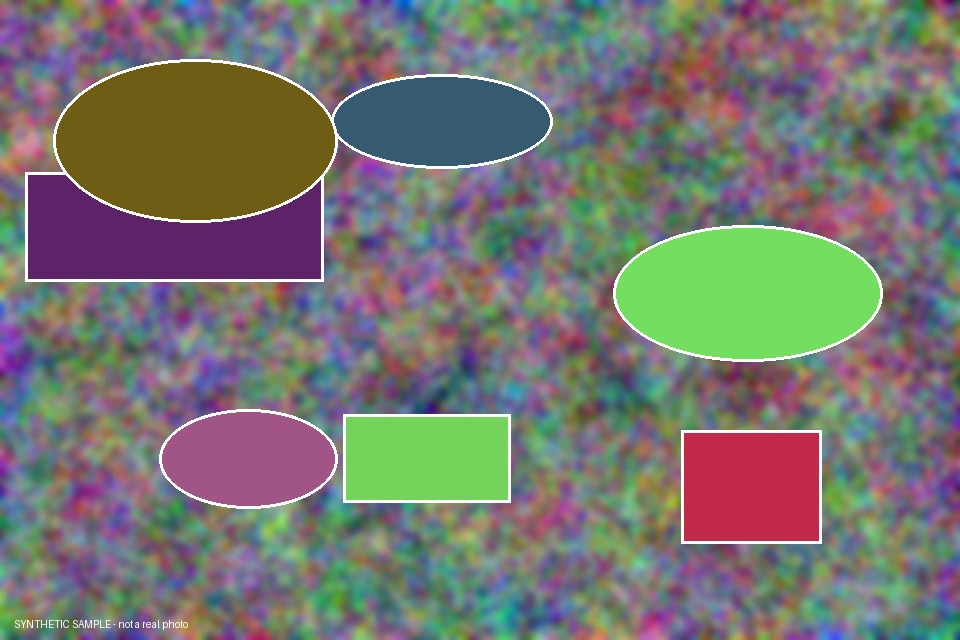
#> input picture backend/demo_assets/sample_case_image.jpg, 960 x 640 px; its folder holds 3 pictures in this run
$ python eval_crop_matching.py ../backend/demo_assets
#> lines starting #> are read from the running program, lines starting #| are printed output that depends on the picture
#> in main, im is the input picture: PIL image 960x640 RGB; mean R, G, B 118.4, 117.7, 111.3
### backend/app/services/feature_match.py
"""Crop-robust image matching using local features (ORB) + geometric verification (RANSAC homography).

Why this exists: whole-image perceptual hashes describe the composition of the frame, so any substantial crop
changes them completely. Local features survive cropping, scaling and mild rotation, and RANSAC checks that
the matched points are geometrically consistent with ONE transformation — which is what separates a real
crop from a coincidence of similar-looking patches.

It is a verification step for candidates, not a search engine: cost is O(reference features x candidate features)
per pair, so callers must keep candidate counts bounded (source tracing already caps images per page).

Honest limits (also reported by scripts/eval_crop_matching.py):
* Needs texture. Flat graphics, near-uniform images and tiny crops yield few features and are reported as
  "insufficient_features", never as a match or a non-match.
* Repeated patterns (tiles, text) can produce consistent-looking but wrong geometry; the inlier floor and the
  inlier-ratio floor are there to limit this, not to eliminate it.
* A match means "this candidate contains a region of the reference" (or vice versa), not "same source" or "same
  person". Investigator confirmation is still required, as for every trace.
"""
from __future__ import annotations

from dataclasses import dataclass

import cv2
import numpy as np
from PIL import Image

MAX_SIDE = 640            # downscale before detection; bounds CPU and makes results resolution-independent
N_FEATURES = 800
MIN_FEATURES = 60         # below this on either side: insufficient evidence either way
RATIO = 0.75              # Lowe ratio test
MIN_INLIERS = 30
MIN_INLIER_RATIO = 0.35
MIN_AREA_FRACTION = 0.08  # the matched region must cover a meaningful part of the smaller image


@dataclass
class FeatureSet:
    keypoints: list
    descriptors: np.ndarray | None
    size: tuple[int, int]  # (w, h) after downscale

    @property
    def count(self) -> int:
        return 0 if self.descriptors is None else len(self.descriptors)


@dataclass
class FeatureMatch:
    status: str            # "match" | "no_match" | "insufficient_features"
    inliers: int = 0
    good_matches: int = 0
    inlier_ratio: float = 0.0
    area_fraction: float = 0.0
    mirrored: bool = False

    @property
    def matched(self) -> bool:
        return self.status == "match"

    # [8 lines left out: function score, not called in this run]

    @property
    def method(self) -> str:
        return f"orb+ransac; inliers={self.inliers}; inlier_ratio={self.inlier_ratio}; region={self.area_fraction}" + ("; mirrored" if self.mirrored else "")


def extract(img: Image.Image) -> FeatureSet:
    gray = np.asarray(img.convert("L"))
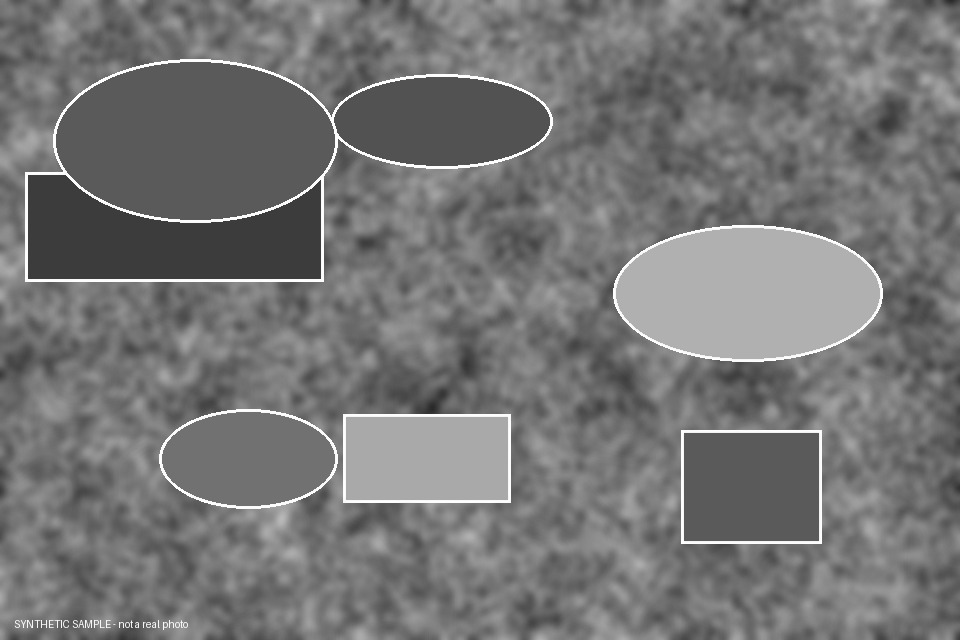
#> gray: shape (640, 960); min 39, max 255, mean 117.2
    h, w = gray.shape
#> h = 640; w = 960
    scale = min(1.0, MAX_SIDE / max(h, w))
#> scale = 0.667
    if scale < 1.0:
        gray = cv2.resize(gray, (int(w * scale), int(h * scale)), interpolation=cv2.INTER_AREA)
#> gray: shape (426, 640)
    gray = cv2.createCLAHE(clipLimit=2.0, tileGridSize=(8, 8)).apply(gray)  # stabilises contrast across recompressions
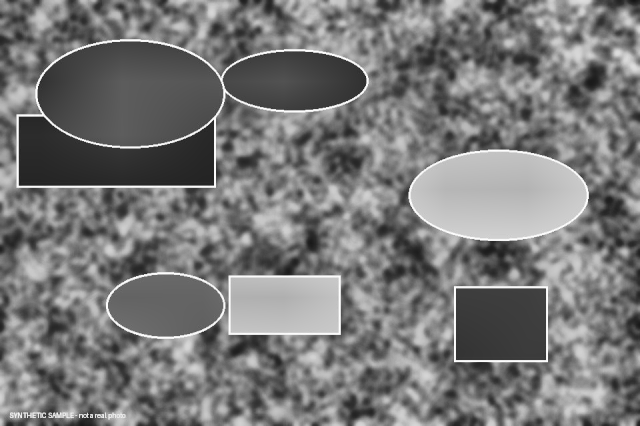
#> gray: shape (426, 640); min 21, max 255, mean 120.5
    orb = cv2.ORB_create(nfeatures=N_FEATURES, fastThreshold=10)
    kps, desc = orb.detectAndCompute(gray, None)
#> kps = 800 keypoints; strongest (x, y, size): (457, 358, 31), (212, 184, 31), (544, 358, 31), (212, 122, 31)
    return FeatureSet(list(kps or []), desc, (gray.shape[1], gray.shape[0]))


# [43 lines left out: functions _area_fraction, match, best_match, not called in this run]

### scripts/eval_crop_matching.py
#!/usr/bin/env python3
"""Measure the crop-robust matcher (backend/app/services/feature_match.py) on YOUR images.

    python scripts/eval_crop_matching.py /path/to/photos [--max 60] [--trials 3] [--json out.json]

Reports, per transformation, how often a transformed copy is matched back to its original (recall), how often the
image has too few features to judge (insufficient), and how often two DIFFERENT images are wrongly matched.
Use >=30 distinct real photos. Do not evaluate on near-duplicates, icons or screenshots of one template: their
shared structure produces matches that are real similarity, not errors, and make the false-match rate meaningless.
"""
import argparse, io, json, random, sys
from pathlib import Path

sys.path.insert(0, str(Path(__file__).resolve().parents[1] / "backend"))
from PIL import Image  # noqa: E402
from app.services import feature_match as fm  # noqa: E402


def jpeg(im, q=35):
    b = io.BytesIO(); im.save(b, "JPEG", quality=q); return Image.open(io.BytesIO(b.getvalue())).convert("RGB")


def main():
    ap = argparse.ArgumentParser(); ap.add_argument("folder"); ap.add_argument("--max", type=int, default=60)
    ap.add_argument("--trials", type=int, default=3); ap.add_argument("--json"); ap.add_argument("--seed", type=int, default=7)
    a = ap.parse_args(); rng = random.Random(a.seed)
    paths = sorted(p for p in Path(a.folder).rglob("*") if p.suffix.lower() in {".jpg", ".jpeg", ".png"})
    imgs = []
    for p in paths:
        try:
            im = Image.open(p).convert("RGB")
            if min(im.size) >= 160: imgs.append(im)
        except Exception: pass
        if len(imgs) >= a.max: break
    feats = [fm.extract(i) for i in imgs]
#> in extract (call 2), `gray = np.asarray(img.convert("L"))`:
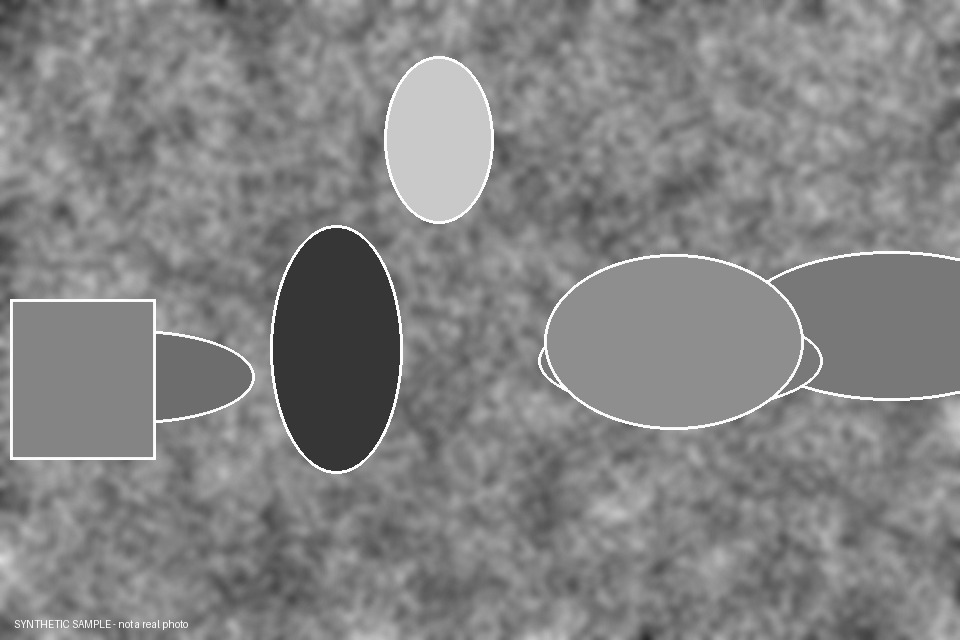
#> gray: shape (640, 960); min 40, max 255, mean 131.2
#> in extract (call 2), `gray = cv2.createCLAHE(clipLimit=2.0, tileGridSize=(8, 8)).apply(gray)`:
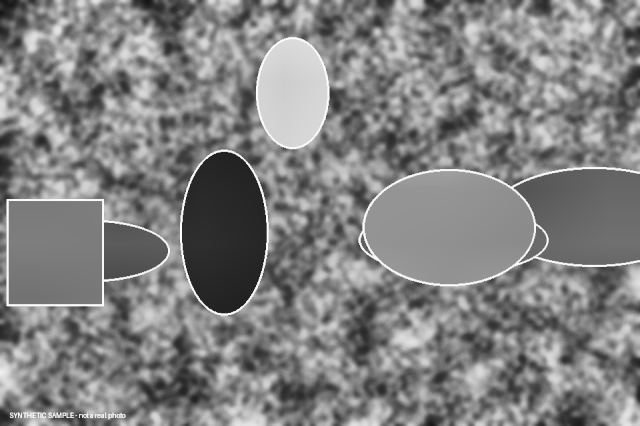
#> gray: shape (426, 640); min 20, max 255, mean 129.6
#> in extract (call 2), `kps, desc = orb.detectAndCompute(gray, None)`: kps = 800 keypoints; strongest (x, y, size): (106, 278, 31), (105, 223, 31), (105, 283, 31), (106, 277, 37.2)
#> in extract (call 3), `gray = np.asarray(img.convert("L"))`:
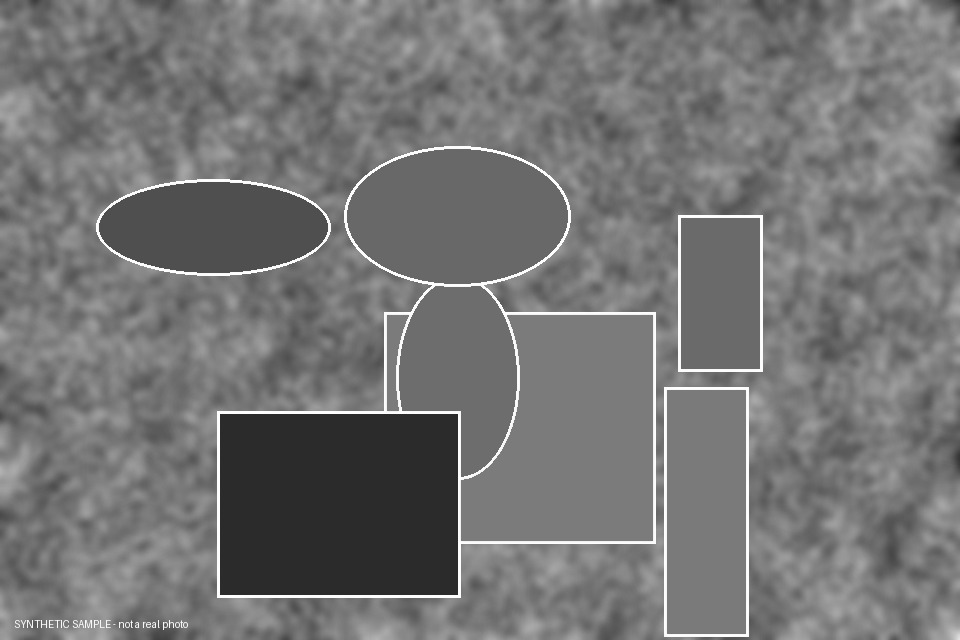
#> gray: shape (640, 960); min 35, max 255, mean 116.3
#> in extract (call 3), `gray = cv2.createCLAHE(clipLimit=2.0, tileGridSize=(8, 8)).apply(gray)`:
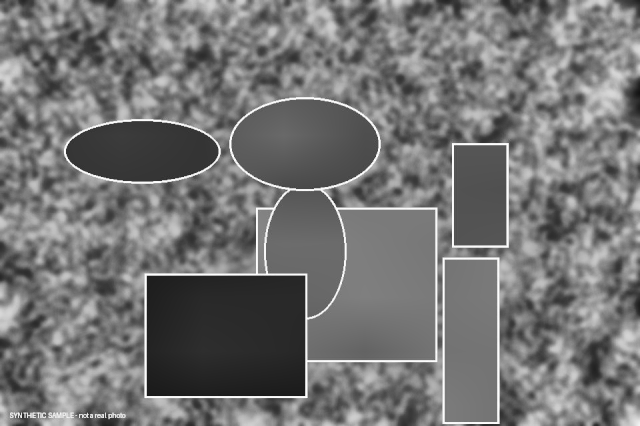
#> gray: shape (426, 640); min 19, max 255, mean 116.2
#> in extract (call 3), `kps, desc = orb.detectAndCompute(gray, None)`: kps = 800 keypoints; strongest (x, y, size): (148, 394, 31), (303, 394, 31), (148, 276, 31), (303, 276, 31)
#> in extract (call 4), `kps, desc = orb.detectAndCompute(gray, None)`: kps = 800 keypoints; strongest (x, y, size): (212, 184, 31), (457, 358, 31), (544, 358, 31), (211, 184, 37.2)
    usable = [k for k, f in enumerate(feats) if f.count >= fm.MIN_FEATURES]
#> (the run stopped early here; a loop or call above may not have finished)
